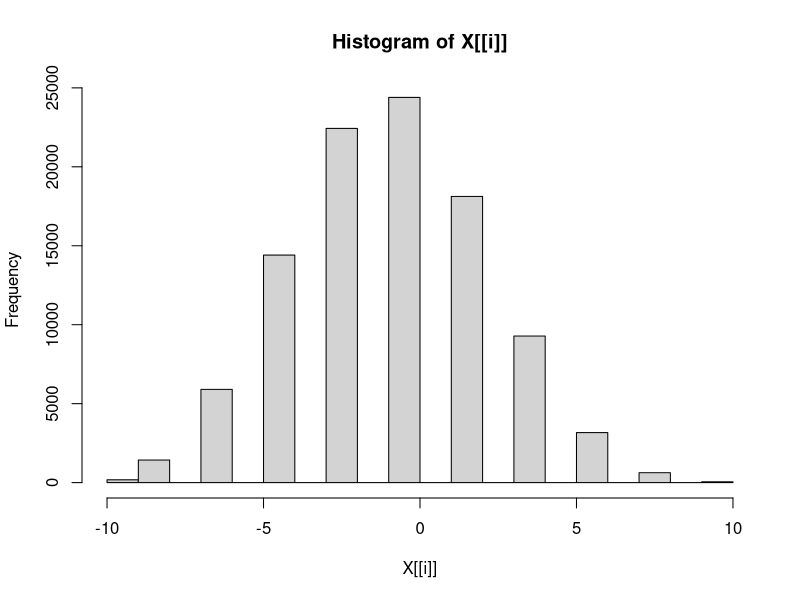
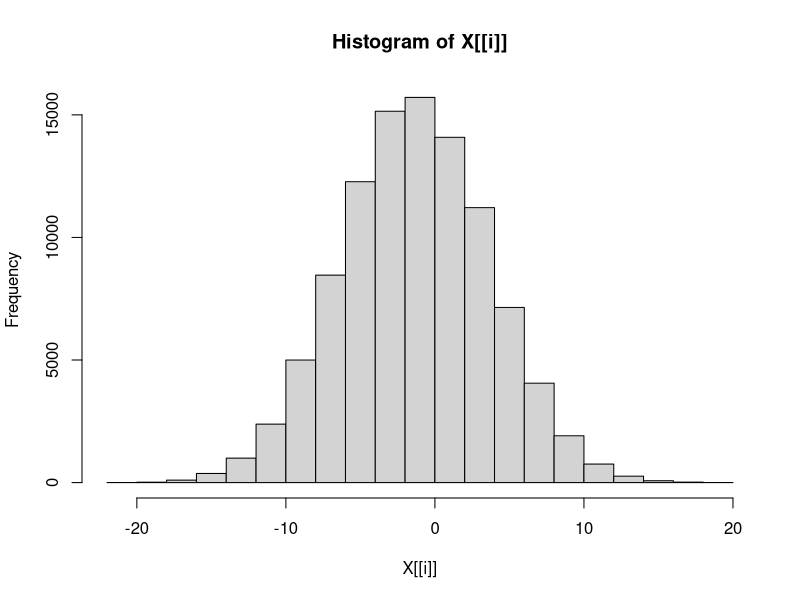
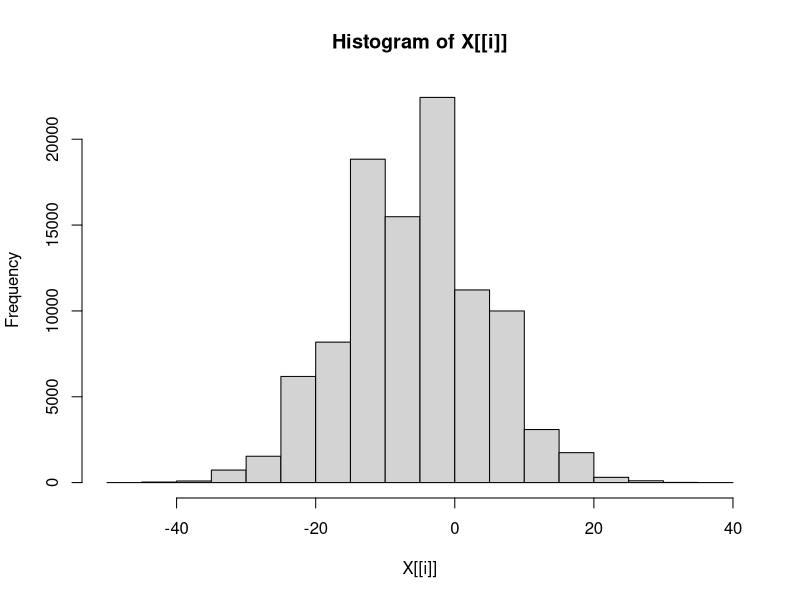
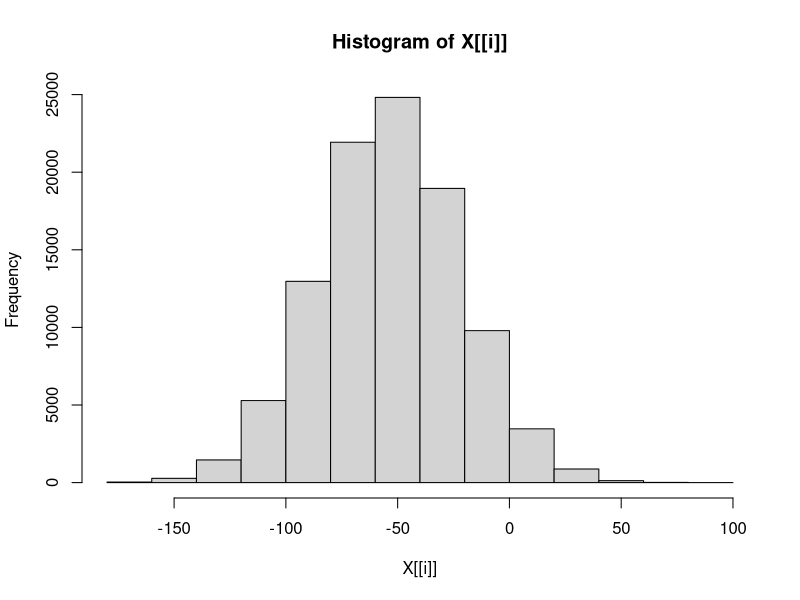
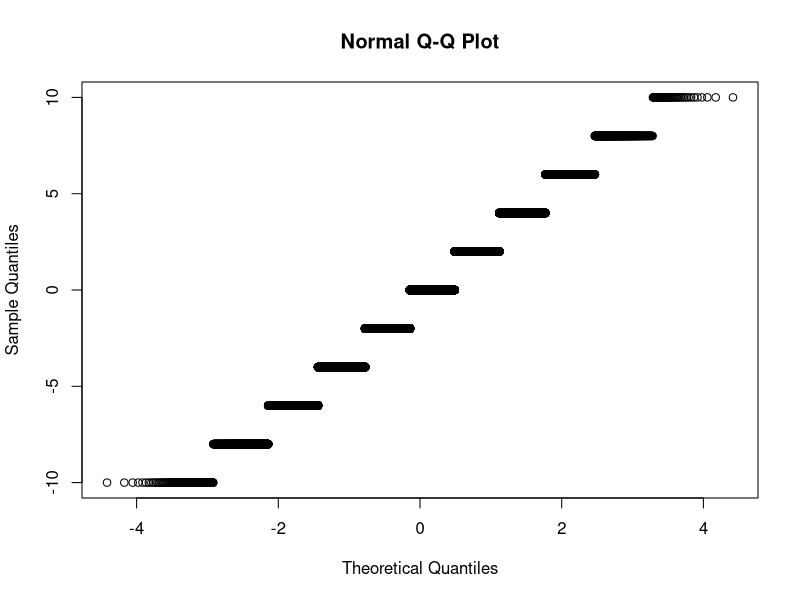
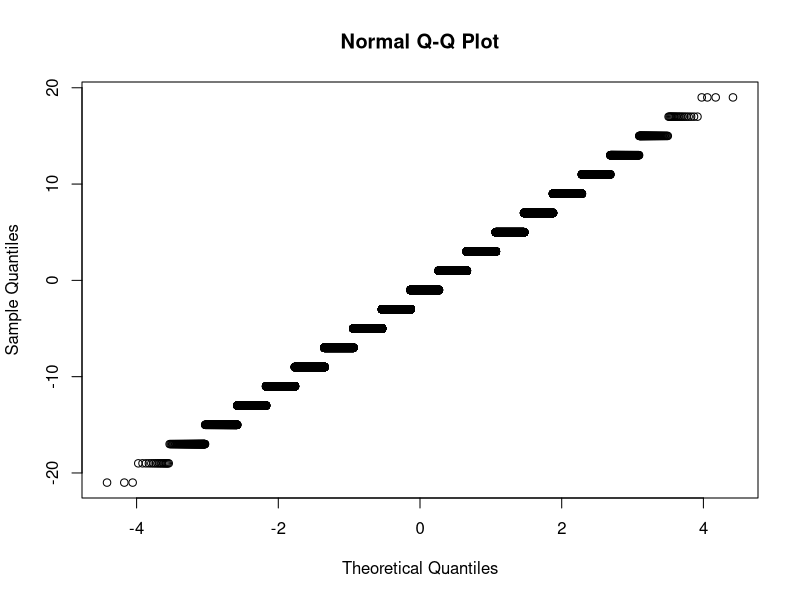
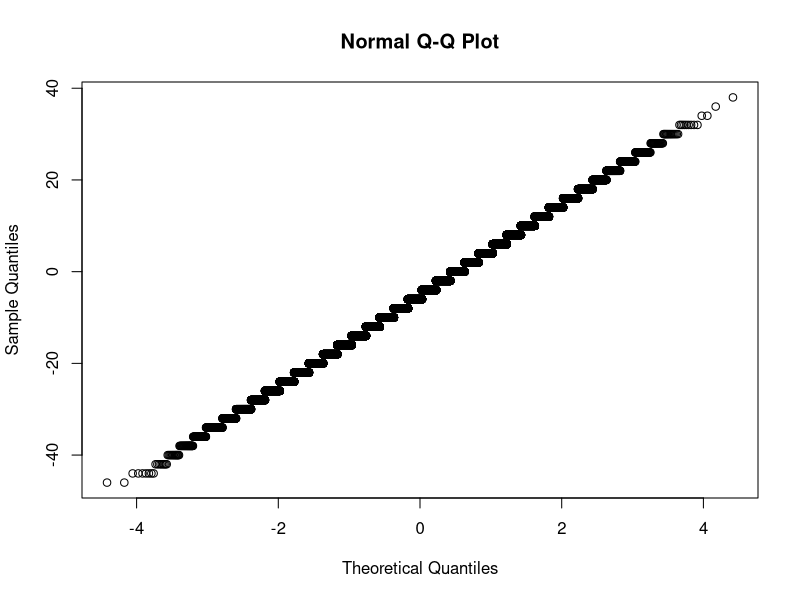
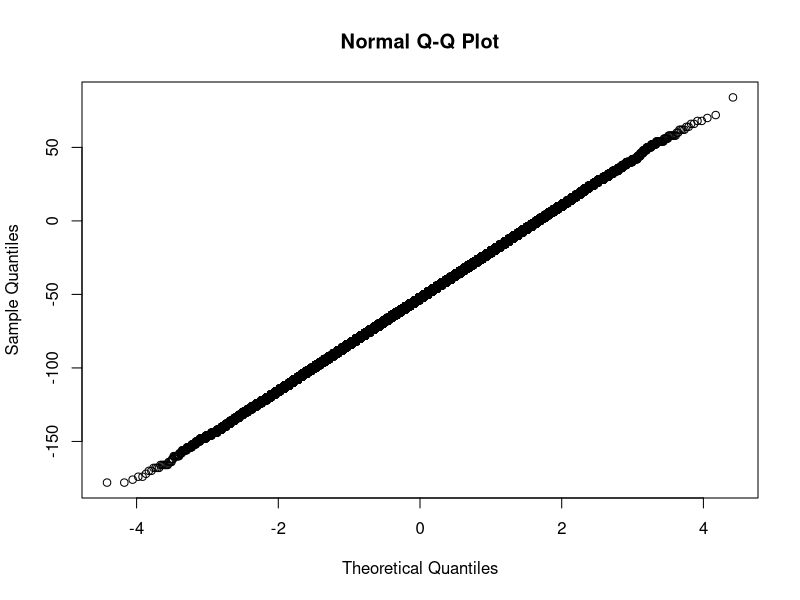

Source code (R) for these figures, in order: (Note: this script raises an error after producing the figures.)
## ---- chunk 1

roulette_wheel <- rep(c("Black","Red","Green"),c(18,18,2))

get_outcome <- function(N){
   sum(sample(ifelse(roulette_wheel=="Black", 1, -1), N, replace=TRUE))
}

## ---- chunk 2
B <- 10^5 #Replicates for simulation
mu <- -1/19 #sampling model average
########################################
# Total winnings


#Monte carlo simulation for total winnings
get_reps <- function(x) replicate(B,get_outcome(x))

outcome10 <- get_reps(10)
outcome25 <- get_reps(25)
outcome100 <- get_reps(100)
outcome1000 <-get_reps(1000)

#Placing in a list to make it easier to iterate over
sums <- list(outcome10,outcome25,outcome100,outcome1000)

#Visualising the distribution of total winnings over different values of N
lapply(sums,hist)

#From the histogram, the sums appear to be following a normal distribution
#so verifying with qqnorm
lapply(sums,qqnorm)

#Changes of Expected value of total winnings as N increases
lapply(sums,mean)

#SE for 1000 replicates, effect of changing N shown in the average
#winning section 
sqrt(mean((outcome1000-(mu*1000))^2))

#SE for 1000 reps from Math
(1000*2*sqrt(9/19*10/19))/sqrt(1000) 


####################################################
### Average winnings
get_avg_outcome <- function(N) get_outcome(N)/N

get_avg_reps <- function(x)replicate(B,get_avg_outcome(x))

avg_outcome10 <- get_avg_reps(10)
avg_outcome25 <- get_avg_reps(25)
avg_outcome100 <- get_avg_reps(100)
avg_outcome1000 <-get_avg_reps(1000)


means <- list(avg_outcome10,avg_outcome25,avg_outcome100,avg_outcome1000)

lapply(means,hist)
lapply(means,qqnorm)

#Changes of Expected value of average winnings as N increases
lapply(means, mean)

#Changes of SE of average winnings as N increases from estimate
lapply(means, function (x) sqrt(mean((x-mu)^2)))


############################
# Math section
binomial_prob <- function(a,b,pa) {
   pa*a + b*(1-pa)
}

#Expected value of betting on black from maths
binomial_prob(1,-1,9/19)

#SD
sigma <- 2*sqrt(9/19*10/19) 
sigma
#SE for win/loss
sigma/sqrt(1000)

## ---- chunk 3

N<-25
mu <- binomial_prob(1,-1,9/19)*N    
sigma <- 2*sqrt(9/19*10/19)*N 

#z score of a positive profit for the player (loss for the casino)
z <- -sqrt(N)*mu/sigma

#prob(X>0)
1-pnorm(z)

# Monte carlo simulation
profit <- replicate(B,{
  X <- sample( c(-1,1), 25, replace=TRUE, prob=(c(10/19,9/19)) )
  mean(X)
})

#Casino loses when player generates a profit
#corresponds with what we predicted from the CLT
mean(profit>0)

## ---- chunk 4


l <- c(25:10000)
j <- sapply(l,function(N){
  mu <- binomial_prob(1,-1,9/19)*N    
  sigma <- 2*sqrt(9/19*10/19)*N 
  1-pnorm(-sqrt(N)*mu/sigma)
})

plot(j)

## ---- chunk 5

p_default <- .02
default_cost <- 120000

foreclosure_sample <- function(){
   sample(c(1,0),10^3,prob=c(p_default,(1-p_default)),replace = TRUE)
}

foreclosures <- foreclosure_sample()

#Sanity check
prop.table(table(foreclosures))

loss <- sum(foreclosures)*default_cost
cat("Annual loss due to foreclosures: $",loss,sep="")

## ---- chunk 6
losses <- replicate(B,mean(foreclosure_sample()))

hist(losses)
qqnorm(losses)
summary(losses)
## ---- chunk 7

# unsuccessful loans cost the company 120000
# interest = (profit + unsuccessful loan cost)/(successful loan return)
total_profit <- 100000
n_loans <- 1000
loan_ammount <- 180000

get_interest <- function()(total_profit + (p_default*n_loans*default_cost))/((1-p_default)*n_loans*loan_ammount)


interest <- get_interest()

#simulation to check
get_profit <- function(){replicate(B, {
   X <- foreclosure_sample()
   sum(ifelse(X==1,-default_cost,interest*loan_ammount))
})}

profit = get_profit()
mean(profit)
  
  
## ---- chunk 8
mu <- 100000
sigma <- sqrt(mean((profit-mu)^2))

#probibility that profit is less than 0
pr <- pnorm((0-mu)/sigma/sqrt(n_loans))
pr


#monte carlo check
mean(profit<0)
## ---- chunk 9


sigma <- function(r) (180000*r + 120000)*sqrt(.02*.98)
mu <- function(r) (180000*.98 - 120000*.02)

se

qnorm(.999)

Profit <- replicate(B, {
   X <- foreclosure_sample()
   sum(ifelse(X==1,-120000,.02*180000))
})

mean(Profit)

## ---- chunk 10
qnorm(0.001)
qnorm(0.002)
## ---- chunk 11
#assuming the profit from 2E was 1 million dollars
p_default <- .05
total_profit <- 1000000

interest <- get_interest()
interest

#4%
## ---- chunk 12

mu <- total_profit
profit <- get_profit()

sigma <- sqrt(mean((profit-mu)^2))

#probibility that profit is less than 0
pr <- (pnorm((0-mu)/sigma))
pr


mean(profit<0)


## ---- chunk 13



## ---- chunk 14
loan <- 180000
loss_per_foreclosure <- 120000
p2 <- 0.05
interest_rate2 <- 0.05
B <- 10^5
outcomes1 <- replicate(B,{
  sample( c(-loss_per_foreclosure, interest_rate2*loan ), 2, replace=TRUE, prob=c(p2, 1-p2))
})
## ---- chunk 15
sum( outcomes1[1,] < 0 & outcomes1[2,]<0)/sum(outcomes1[1,]<0)
## ---- chunk 16
B <- 10^5
outcomes2 <- replicate(B,{
  add <- sample( c(-0.04,0.04), 1)
  sample( c(-loss_per_foreclosure, interest_rate2*loan ), 2, replace=TRUE, prob=c(p2+add, 1-(p2+add)))
})
## ---- chunk 17
sum( outcomes2[1,] < 0 & outcomes2[2,]<0)/sum(outcomes2[1,]<0)
## ---- chunk 18

B <- 10^5
outcomes2 <- replicate(B,{
add <- sample( c(-0.04,0.04), 1)
X<-sample( c(-loss_per_foreclosure, interest_rate2*loan ), 2, replace=TRUE, prob=c(p2+add, 1-(p2+add)))
sum(X)
})
outcomes2

